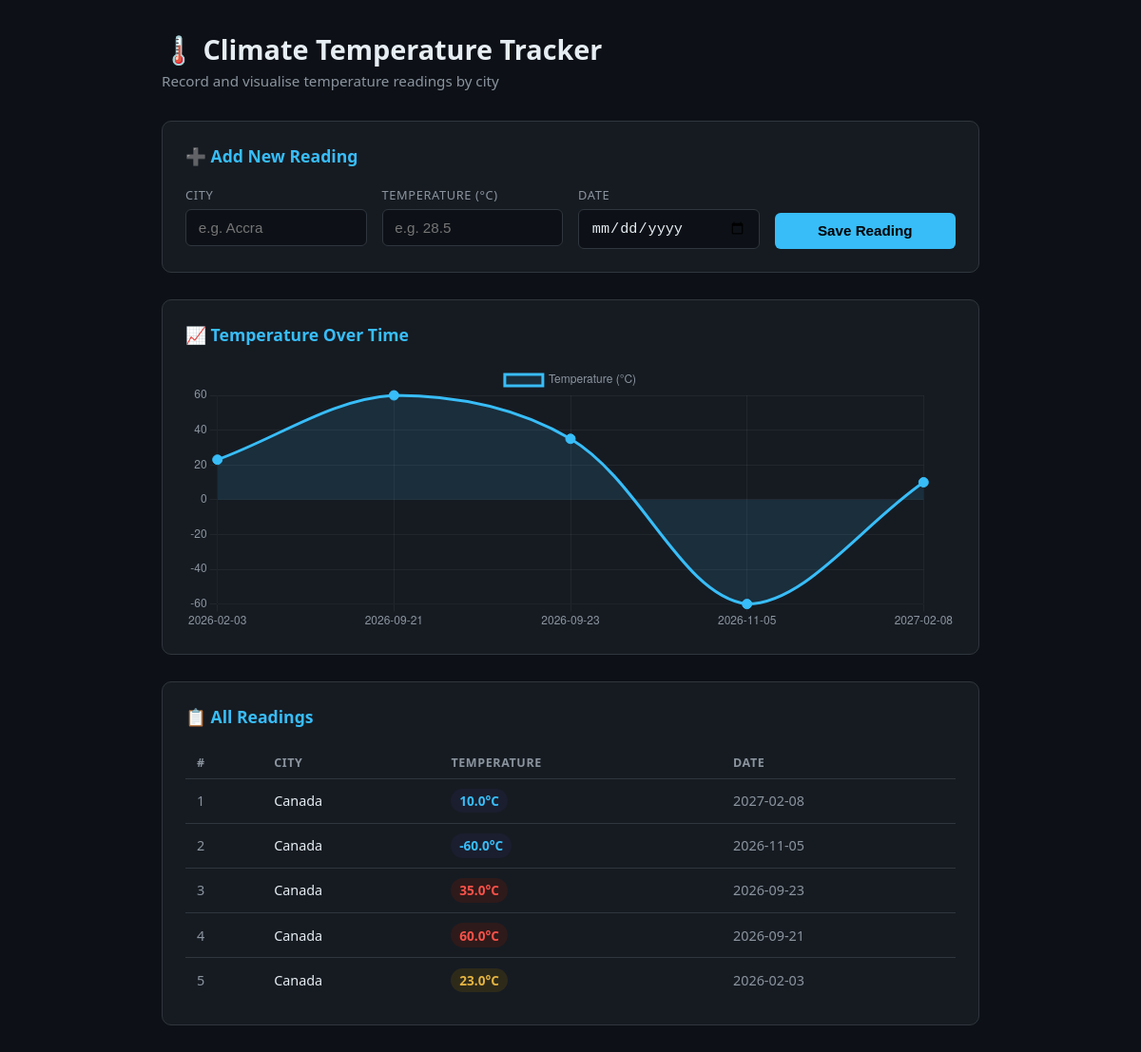
The page / on the database its author committed.
### tables this page shows
CREATE TABLE readings (

    -- INTEGER PRIMARY KEY tells SQLite to auto-increment this
    -- column. Each new row gets the next available integer.
    id          INTEGER PRIMARY KEY AUTOINCREMENT,

    -- TEXT columns store strings. NOT NULL means the column
    -- is required â€” SQLite will reject a row without a value.
    city        TEXT    NOT NULL,

    -- REAL stores decimal numbers (floats). Perfect for temps
    -- like 23.5Â°C. NOT NULL enforces that a value is required.
    temperature REAL    NOT NULL,

    -- We store the date as TEXT in ISO-8601 format: YYYY-MM-DD
    -- SQLite has no dedicated DATE type, but TEXT works fine and
    -- sorts correctly when the format is consistent.
    -- DEFAULT (DATE('now')) auto-fills today's date if omitted.
    date        TEXT    NOT NULL DEFAULT (DATE('now'))
);

### app.py (the view)
@app.route("/", methods=["GET"])
def index():
    with get_db() as conn:
        readings = conn.execute(
            "SELECT id, city, temperature, date FROM readings ORDER BY date DESC"
        ).fetchall()
    return render_template("index.html", readings=readings)

### app.py (called while the page is built)
def get_db():
    conn = sqlite3.connect(DATABASE)
    conn.row_factory = sqlite3.Row
    return conn

### templates/index.html (shortened to what this page needs)
<!DOCTYPE html>
<html lang="en">
<head>
</head>
<body>
<div class="container">
  <h1>🌡️ Climate Temperature Tracker</h1>
  <p class="subtitle">Record and visualise temperature readings by city</p>
  <div class="card">
    <h2>➕ Add New Reading</h2>
    <form action="/submit" method="post">
      <div class="form-grid">
        <div class="field">
          <label for="city">City</label>
          <input type="text" id="city" name="city"
                 placeholder="e.g. Accra" required />
        </div>
        <div class="field">
          <label for="temperature">Temperature (°C)</label>
          <input type="number" id="temperature" name="temperature"
                 step="0.1" min="-90" max="60"
                 placeholder="e.g. 28.5" required />
        </div>
        <div class="field">
          <label for="date">Date</label>
          <input type="date" id="date" name="date" required />
        </div>
        <button type="submit" class="btn">Save Reading</button>
      </div>
    </form>
  </div>
  <div class="card">
    <h2>📈 Temperature Over Time</h2>
    {% if readings %}
      <div class="chart-wrap">
        <canvas id="tempChart"></canvas>
      </div>
      <script>
        // Jinja2 fills these arrays at render time on the server.
        // By the time the browser runs this JS, they are plain
        // JavaScript arrays — no Flask/Python on the client side.
        const chartLabels = {{ readings | reverse | map(attribute='date') | list | tojson }};
        const chartData   = {{ readings | reverse | map(attribute='temperature') | list | tojson }};
        // Wait for the DOM to be ready before accessing <canvas>
        document.addEventListener("DOMContentLoaded", () => {
          const ctx = document.getElementById("tempChart").getContext("2d");
          // new Chart(canvasContext, config) creates the chart.
          new Chart(ctx, {
            type: "line",           // line, bar, pie, radar, etc.
            data: {
              labels: chartLabels,  // x-axis tick labels
              datasets: [{
                label: "Temperature (°C)",
                data: chartData,
                borderColor: "#38bdf8",       // line colour
                backgroundColor: "rgba(56,189,248,0.12)", // fill under line
                pointBackgroundColor: "#38bdf8",
                pointRadius: 5,
                pointHoverRadius: 7,
                tension: 0.35,       // 0 = straight lines, 1 = very curvy
                fill: true,          // shade the area below the line
              }]
            },
            options: {
              responsive: true,
              maintainAspectRatio: false,  // lets our .chart-wrap height control size
              plugins: {
                legend: { labels: { color: "#8b949e" } }
              },
              scales: {
                x: {
                  ticks: { color: "#8b949e" },
                  grid:  { color: "rgba(255,255,255,0.05)" }
                },
                y: {
                  ticks: { color: "#8b949e" },
                  grid:  { color: "rgba(255,255,255,0.05)" }
                }
              }
            }
          });
        });
      </script>
    {% else %}
      <p class="empty-state">No readings yet — add one above to see the chart!</p>
    {% endif %}
  </div>
  <div class="card">
    <h2>📋 All Readings</h2>
    {% if readings %}
      <table>
        <thead>
          <tr>
            <th>#</th>
            <th>City</th>
            <th>Temperature</th>
            <th>Date</th>
          </tr>
        </thead>
        <tbody>
          {% for row in readings %}
          <tr>
            <td style="color:var(--muted)">{{ loop.index }}</td>
            <td>{{ row["city"] }}</td>
            <td>
              {% if row["temperature"] >= 35 %}
                <span class="temp-badge temp-hot">{{ row["temperature"] }}°C</span>
              {% elif row["temperature"] >= 20 %}
                <span class="temp-badge temp-warm">{{ row["temperature"] }}°C</span>
              {% else %}
                <span class="temp-badge temp-cool">{{ row["temperature"] }}°C</span>
              {% endif %}
            </td>
            <td style="color:var(--muted)">{{ row["date"] }}</td>
          </tr>
          {% endfor %}
        </tbody>
      </table>
    {% else %}
      <p class="empty-state">No readings yet.</p>
    {% endif %}
  </div>
</div>
</body>
</html>

### templates/index.html (style rules this page uses)
:root { --bg: #0d1117; --surface: #161b22; --border: #30363d; --text: #e6edf3; --muted: #8b949e; --accent: #38bdf8; --success: #3fb950; --error: #f85149; --radius: 10px; }
* { box-sizing: border-box; margin: 0; padding: 0; }
body { font-family: 'Segoe UI', system-ui, sans-serif; background: var(--bg); color: var(--text); min-height: 100vh; padding: 2rem 1rem; }
.container { max-width: 860px; margin: 0 auto; }
h1 { font-size: 1.8rem; margin-bottom: 0.25rem; }
.subtitle { color: var(--muted); margin-bottom: 2rem; font-size: 0.95rem; }
.card { background: var(--surface); border: 1px solid var(--border); border-radius: var(--radius); padding: 1.5rem; margin-bottom: 1.75rem; }
.card h2 { font-size: 1.1rem; margin-bottom: 1.25rem; color: var(--accent); }
.form-grid { display: grid; grid-template-columns: repeat(auto-fill, minmax(180px, 1fr)); gap: 1rem; }
.field label { display: block; font-size: 0.8rem; color: var(--muted); margin-bottom: 0.4rem; text-transform: uppercase; letter-spacing: 0.05em; }
.field input { width: 100%; padding: 0.6rem 0.8rem; background: var(--bg); border: 1px solid var(--border); border-radius: 6px; color: var(--text); font-size: 0.95rem; transition: border-color 0.2s; }
.btn { align-self: end; padding: 0.65rem 1.4rem; background: var(--accent); color: #000; font-weight: 600; border: none; border-radius: 6px; cursor: pointer; font-size: 0.95rem; transition: opacity 0.2s; }
.chart-wrap { position: relative; height: 280px; }
table { width: 100%; border-collapse: collapse; font-size: 0.9rem; }
th { text-align: left; padding: 0.5rem 0.75rem; color: var(--muted); font-size: 0.78rem; text-transform: uppercase; letter-spacing: 0.05em; border-bottom: 1px solid var(--border); }
td { padding: 0.65rem 0.75rem; border-bottom: 1px solid var(--border); }
tr:last-child td { border-bottom: none; }
.temp-badge { display: inline-block; padding: 0.2rem 0.55rem; border-radius: 20px; font-weight: 600; font-size: 0.85rem; }
.temp-hot { background: #2e1a1a; color: #f85149; }
.temp-warm { background: #2e2a1a; color: #e3b341; }
.temp-cool { background: #1a1e2e; color: var(--accent); }

### rows shown on the page
readings: city "Canada", temperature "10.0", date "2027-02-08"
readings: city "Canada", temperature "-60.0", date "2026-11-05"
readings: city "Canada", temperature "35.0", date "2026-09-23"
readings: city "Canada", temperature "60.0", date "2026-09-21"
readings: city "Canada", temperature "23.0", date "2026-02-03"

### other values the page prints
chart data {{ readings | reverse | map(attribute='date') | list | tojson }} ["2026-02-03", "2026-09-21", "2026-09-23", "2026-11-05", "2027-02-08"]
